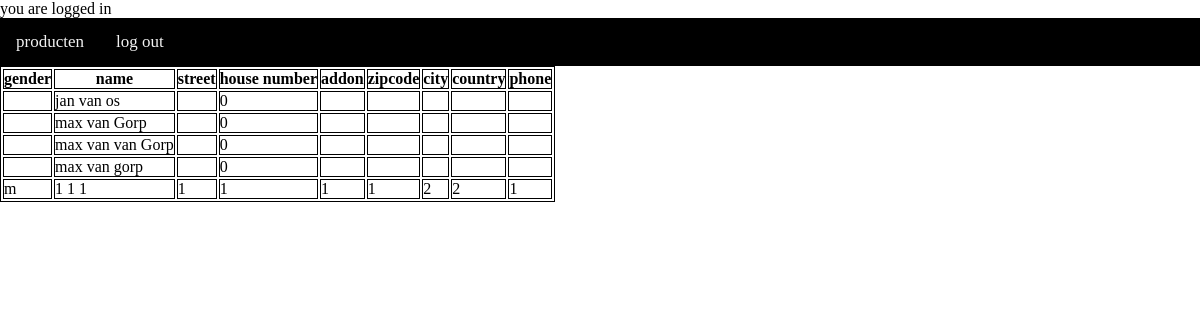
The page /view/user/user_overview.php (signed in) on the database its author committed.
### tables this page shows
CREATE TABLE `user` (
  `id` int(10) NOT NULL,
  `gender` varchar(1) DEFAULT NULL,
  `firstName` varchar(12) DEFAULT NULL,
  `middleName` varchar(10) DEFAULT NULL,
  `lastName` varchar(15) DEFAULT NULL,
  `birthDate` date DEFAULT NULL,
  `street` varchar(30) DEFAULT NULL,
  `houseNumber` int(5) DEFAULT NULL,
  `houseNumber_addon` varchar(2) DEFAULT NULL,
  `zipCode` varchar(10) DEFAULT NULL,
  `city` varchar(30) NOT NULL,
  `country` varchar(50) NOT NULL,
  `phone` varchar(25) NOT NULL,
  `emailadres` varchar(20) NOT NULL,
  `password` varchar(255) NOT NULL,
  `rechten` tinyint(1) NOT NULL
);

### view/user/user_overview.php (the view, shortened to what this page needs)
<?php
include('../../config/connect.php');
?>
<!DOCTYPE html>
<html lang="en">
<head>
    <link rel="stylesheet" href="../../assets/css/styleOverzicht.css">
</head>
<body>
<header>
    <nav>
    <a href="product_overzicht.php">producten </a>
    <a href="../../src/logout.php">log out</a>
    </nav>
</header>
<article>
<table style="border: 1px solid black;">
    <tr>
        <th style="border: 1px solid black;">gender</th>
        <th style="border: 1px solid black;">name</th>
        <th style="border: 1px solid black;">street</th>
        <th style="border: 1px solid black;">house number</th>
        <th style="border: 1px solid black;">addon</th>
        <th style="border: 1px solid black;">zipcode</th>
        <th style="border: 1px solid black;">city</th>
        <th style="border: 1px solid black;">country</th>
        <th style="border: 1px solid black;">phone</th>
    </tr>
    <?php
    $sql = "SELECT * FROM `user`  WHERE rechten = 2 order by `id` asc ";
    $result = $con->query($sql);
    while($row = $result->fetch_assoc()){
    ?>
    <tr>
        <td style="border: 1px solid black;"><?php echo $row['gender']; ?></td>
        <td style="border: 1px solid black;"><?php echo $row['firstName']; echo " "; echo $row['middleName']; echo " "; echo $row['lastName'] ?></td>
        <td style="border: 1px solid black;"><?php echo $row['street']; ?></td>
        <td style="border: 1px solid black;"><?php echo $row['houseNumber']; ?></td>
        <td style="border: 1px solid black;"><?php echo $row['houseNumber_addon']; ?></td>
        <td style="border: 1px solid black;"><?php echo $row['zipCode']; ?></td>
        <td style="border: 1px solid black;"><?php echo $row['city']; ?></td>
        <td style="border: 1px solid black;"><?php echo $row['country']; ?></td>
        <td style="border: 1px solid black;"><?php echo $row['phone']; ?></td>
    </tr>
    <?php }; ?>
    </table>
</article>
</body>
</html>

### assets/css/styleOverzicht.css (style rules this page uses)
* { margin:0; padding: 0; }
header { background-color: black; height: auto; }
nav { overflow: hidden; }
nav a { float: left; color: #f2f2f2; text-align: center; padding: 14px 16px; text-decoration: none; font-size: 17px; }

### rows shown on the page
user: firstName "jan", middleName "van", lastName "os", houseNumber "0"
user: firstName "max", middleName "van", lastName "Gorp", houseNumber "0"
user: firstName "max", middleName "van", lastName "van Gorp", houseNumber "0"
user: firstName "max", middleName "van", lastName "gorp", houseNumber "0"
user: gender "m", firstName "1", middleName "1", lastName "1", street "1", houseNumber "1", houseNumber_addon "1", zipCode "1", city "2", country "2", phone "1"
